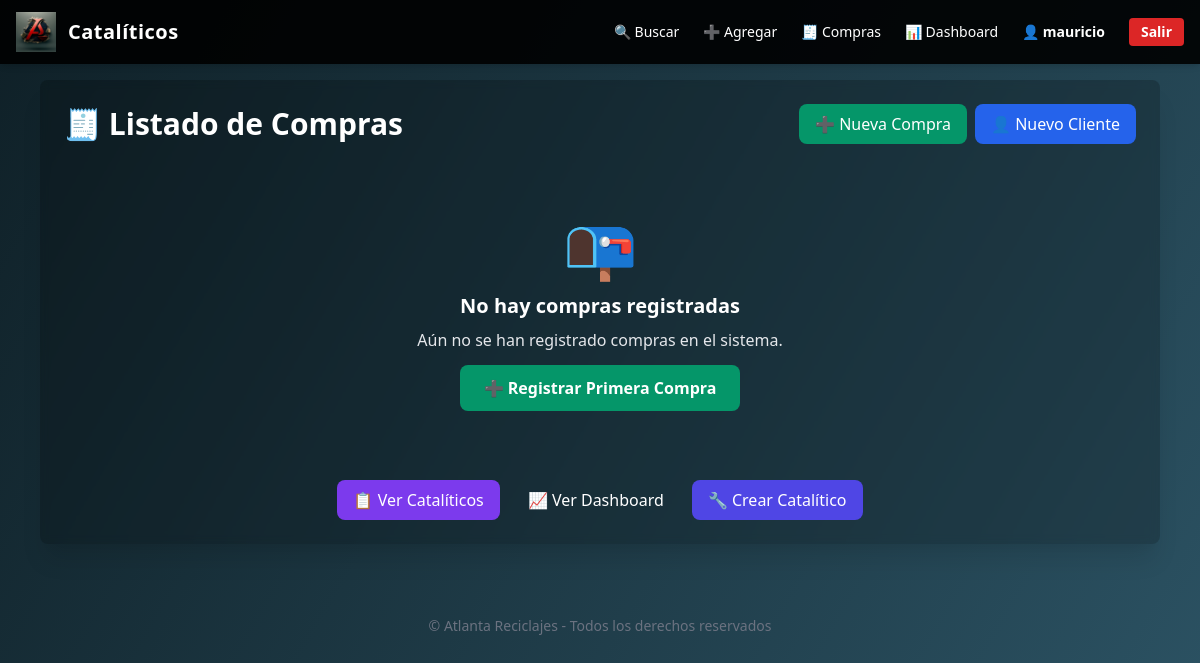
Page /cataliticos/listado/ (signed in) on the earlier database version.
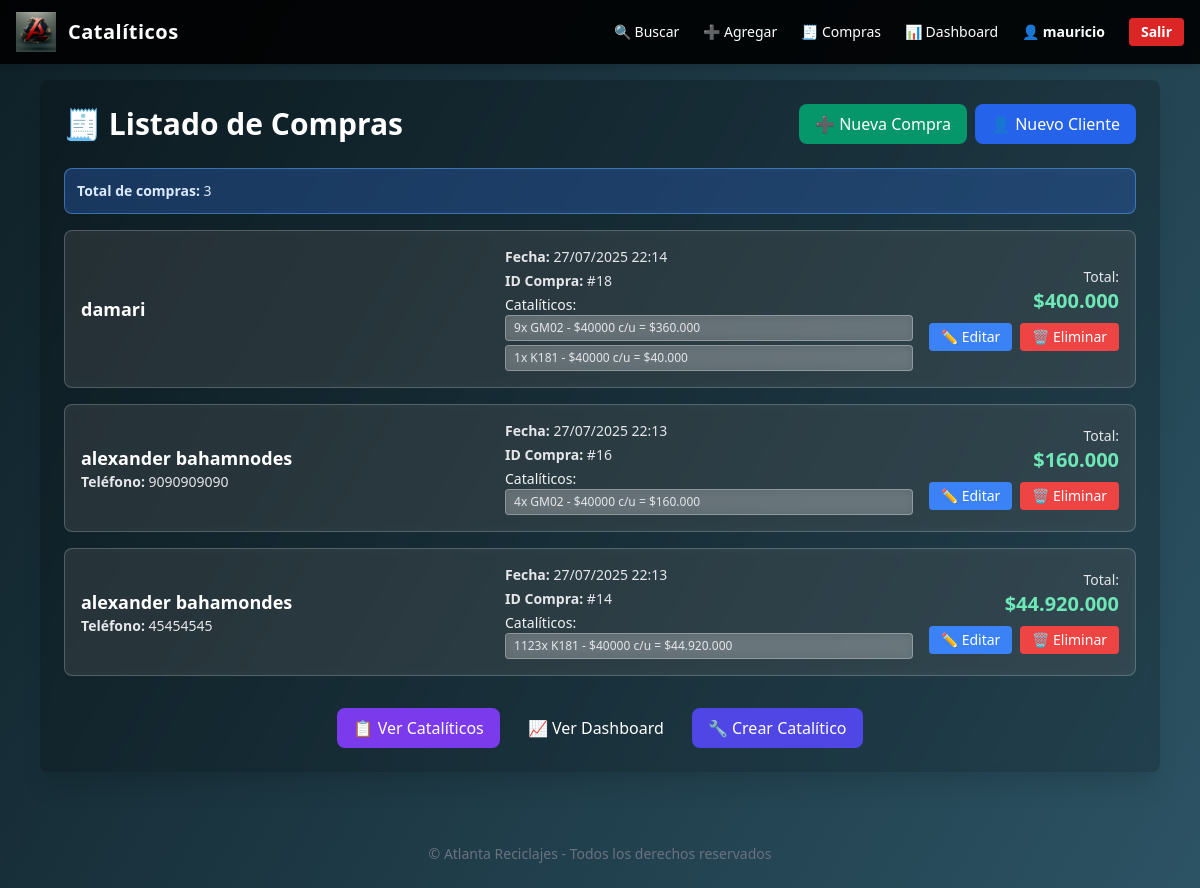
Same page on the later database version.
### cataliticos/models.py (models this page shows, shortened)
class CompraCatalitico(models.Model):
    cliente = models.ForeignKey('Cliente', on_delete=models.SET_NULL, null=True, blank=True)
    cliente_telefono = models.CharField(max_length=30, blank=True)
    region = models.CharField(max_length=100, blank=True)
    ciudad = models.CharField(max_length=100, blank=True)
    cliente_nombre = models.CharField(max_length=100)
    cliente_apellido = models.CharField(max_length=100, blank=True)
    cliente_rut = models.CharField(max_length=20, blank=True)  # Ahora es opcional
    fecha = models.DateTimeField(auto_now_add=True)
    def total(self):
        return sum(item.subtotal() for item in self.detalles.all())

class DetalleCatalitico(models.Model):
    compra = models.ForeignKey(CompraCatalitico, related_name='detalles', on_delete=models.CASCADE)
    catalitico = models.ForeignKey(Catalitico, on_delete=models.PROTECT)
    cantidad = models.PositiveIntegerField(default=1)
    precio_unitario = models.PositiveIntegerField()
    def subtotal(self):
        return self.cantidad * self.precio_unitario

class Catalitico(models.Model):
    codigo = models.CharField(max_length=100, unique=True)
    descripcion = models.TextField(blank=True, null=True)
    proveedor = models.ForeignKey('Proveedor', on_delete=models.SET_NULL, null=True, blank=True)
    fecha_compra = models.DateField(auto_now_add=True)
    valor_compra = models.DecimalField(max_digits=10, decimal_places=2, default=Decimal('0.00'))
    valor_venta = models.DecimalField(max_digits=10, decimal_places=2, null=True, blank=True)
    cantidad = models.PositiveIntegerField(default=1)
    vendido = models.BooleanField(default=False)
    imagen_principal = models.ImageField(upload_to='cataliticos/', null=True, blank=True)
    imagen2 = models.ImageField(upload_to='cataliticos/', null=True, blank=True)
    imagen3 = models.ImageField(upload_to='cataliticos/', null=True, blank=True)
    imagen4 = models.ImageField(upload_to='cataliticos/', null=True, blank=True)

### cataliticos/views.py (the view)
# urls.py: path('listado/', views.listado_compras, name='listado'),
@login_required(login_url='cataliticos:employee_login')
def listado_compras(request):
    compras = CompraCatalitico.objects.order_by('-fecha')
    return render(request, 'cataliticos/listado_compras.html', {'compras': compras})

### cataliticos/templatetags/formato_moneda.py (called while the page is built)
@register.filter
def formato_pesos(value):
    if value is None:
        return "$0"
    try:
        valor_int = int(float(value))
        valor_formateado = f"{valor_int:,}".replace(",", ".")
        return f"${valor_formateado}"
    except (ValueError, TypeError):
        return "$0"

### cataliticos/templates/cataliticos/listado_compras.html (shortened to what this page needs)
{% extends "base.html" %}
{% load humanize %}
{% load formato_moneda %}
{% block content %}
<div class="rounded-lg shadow-xl p-6 text-white backdrop-filter backdrop-blur-sm bg-black bg-opacity-20">
    <div class="flex flex-col md:flex-row justify-between items-center mb-6">
        <h1 class="text-3xl font-bold text-white mb-4 md:mb-0">🧾 Listado de Compras</h1>
        <div class="flex gap-2">
            <a href="{% url 'cataliticos:crear_compra_multiple' %}"
               class="bg-green-600 hover:bg-green-700 text-white px-4 py-2 rounded-lg transition duration-200">
                ➕ Nueva Compra
            </a>
            <a href="{% url 'cataliticos:crear_cliente' %}"
               class="bg-blue-600 hover:bg-blue-700 text-white px-4 py-2 rounded-lg transition duration-200">
                👤 Nuevo Cliente
            </a>
        </div>
    </div>
    {% if compras %}
        <div class="mb-4 p-3 bg-blue-500 bg-opacity-30 rounded-lg border border-blue-400 border-opacity-50 backdrop-filter backdrop-blur-sm">
            <p class="text-sm text-blue-100">
                <strong>Total de compras:</strong> {{ compras.count }}
            </p>
        </div>
        <div class="space-y-4">
            {% for compra in compras %}
            <div class="bg-white bg-opacity-10 backdrop-filter backdrop-blur-sm rounded-lg p-4 border border-white border-opacity-20 hover:shadow-lg hover:bg-opacity-15 transition duration-200">
                <div class="flex flex-col lg:flex-row justify-between items-start lg:items-center gap-4">
                    <div class="flex-1">
                        <h3 class="text-lg font-semibold text-white">
                            {{ compra.cliente_nombre }} {{ compra.cliente_apellido }}
                        </h3>
                        <div class="text-sm text-gray-200 space-y-1">
                            {% if compra.cliente_telefono %}
                                <p><strong>Teléfono:</strong> {{ compra.cliente_telefono }}</p>
                            {% endif %}
                        </div>
                    </div>
                    <div class="flex-1">
                        <div class="text-sm space-y-1">
                            <p class="text-gray-200"><strong>Fecha:</strong> {{ compra.fecha|date:"d/m/Y H:i" }}</p>
                            <p class="text-gray-200"><strong>ID Compra:</strong> #{{ compra.id }}</p>
                            {% if compra.detalles.all %}
                                <div class="mt-2">
                                    <p class="font-medium text-gray-100">Catalíticos:</p>
                                    <ul class="text-xs text-gray-200 space-y-1">
                                        {% for detalle in compra.detalles.all %}
                                        <li class="bg-white bg-opacity-20 px-2 py-1 rounded border border-white border-opacity-30 backdrop-filter backdrop-blur-sm">
                                            {{ detalle.cantidad }}x {{ detalle.catalitico.codigo }}
                                            - ${{ detalle.precio_unitario|floatformat:0 }} c/u
                                            = {{ detalle.subtotal|formato_pesos }}
                                        </li>
                                        {% endfor %}
                                    </ul>
                                </div>
                            {% endif %}
                        </div>
                    </div>
                    <div class="flex flex-col items-end gap-2">
                        <div class="text-right">
                            <p class="text-sm text-gray-200">Total:</p>
                            <p class="text-xl font-bold text-green-300">
                                {{ compra.total|formato_pesos }}
                            </p>
                        </div>
                        <div class="flex gap-2">
                            <a href="{% url 'cataliticos:editar_compra' compra.id %}"
                               class="bg-blue-500 hover:bg-blue-600 text-white px-3 py-1 rounded text-sm transition duration-200">
                                ✏️ Editar
                            </a>
                            <button onclick="confirmarEliminar({{ compra.id }})"
                                    class="bg-red-500 hover:bg-red-600 text-white px-3 py-1 rounded text-sm transition duration-200">
                                🗑️ Eliminar
                            </button>
                        </div>
                    </div>
                </div>
            </div>
            {% endfor %}
        </div>
    {% else %}
        <div class="text-center py-12">
            <div class="max-w-md mx-auto">
                <div class="text-6xl mb-4">📭</div>
                <h3 class="text-xl font-semibold text-white mb-2">No hay compras registradas</h3>
                <p class="text-gray-200 mb-6">Aún no se han registrado compras en el sistema.</p>
                <a href="{% url 'cataliticos:crear_compra_multiple' %}"
                   class="bg-green-600 hover:bg-green-700 text-white px-6 py-3 rounded-lg font-semibold transition duration-200">
                    ➕ Registrar Primera Compra
                </a>
            </div>
        </div>
    {% endif %}
    <div class="flex flex-wrap gap-3 justify-center mt-8">
        <a href="{% url 'cataliticos:listado' %}"
           class="bg-purple-600 hover:bg-purple-700 text-white px-4 py-2 rounded-lg transition duration-200">
            📋 Ver Catalíticos
        </a>
        <a href="{% url 'cataliticos:dashboard' %}"
           class="bg-orange-600 hover:bg-orange-700 text-white px-4 py-2 rounded-lg transition duration-200">
            📈 Ver Dashboard
        </a>
        <a href="{% url 'cataliticos:crear' %}"
           class="bg-indigo-600 hover:bg-indigo-700 text-white px-4 py-2 rounded-lg transition duration-200">
            🔧 Crear Catalítico
        </a>
    </div>
</div>
{% endblock %}

### cataliticos/templates/base.html (shortened to what this page needs)
<!DOCTYPE html>
<html lang="es">
<head>
    {% load static %}
    <link href="https://cdn.jsdelivr.net/npm/tailwindcss@2.2.19/dist/tailwind.min.css" rel="stylesheet">
    <link rel="stylesheet" href="{% static 'css/styles.css' %}">
</head>
<body class="bg-gray-900 text-white font-sans overflow-visible">
    <header class="bg-black bg-opacity-90 backdrop-blur-md shadow-md fixed w-full z-50 top-0">
        <div class="max-w-7xl mx-auto flex items-center justify-between px-4 py-3">
            <a href="{% url 'cataliticos:dashboard' %}" class="flex items-center space-x-3">
                <img src="{% static 'img/logo.png' %}" alt="Logo" class="h-10 w-auto">
                <span class="text-xl font-bold tracking-wide text-cyan-400">Catalíticos</span>
            </a>
            <nav class="hidden md:flex space-x-6 text-sm items-center">
                {% if user.is_authenticated %}
                  <a href="{% url 'cataliticos:listado' %}" class="hover:text-cyan-400 transition">🔍 Buscar</a>
                  <a href="{% url 'cataliticos:crear' %}" class="hover:text-cyan-400 transition">➕ Agregar</a>
                  <a href="{% url 'cataliticos:listado_compras' %}" class="hover:text-cyan-400 transition">🧾 Compras</a>
                  <a href="{% url 'cataliticos:dashboard' %}" class="hover:text-cyan-400 transition">📊 Dashboard</a>
                  <span class="ml-4 text-cyan-300 font-semibold">👤 {{ user.username }}</span>
                  <a href="{% url 'cataliticos:employee_logout' %}" class="ml-2 px-3 py-1 rounded bg-red-600 hover:bg-red-700 text-white font-bold transition">Salir</a>
                {% else %}
                  <a href="{% url 'cataliticos:employee_login' %}" class="ml-4 px-3 py-1 rounded bg-cyan-600 hover:bg-cyan-700 text-white font-bold transition">Acceder</a>
                {% endif %}
            </nav>
        </div>
    </header>
    <main class="pt-20 px-4 md:px-10">
        {% block content %}{% endblock %}
    </main>
    <footer class="text-center text-sm text-gray-500 mt-12 py-6">
        &copy; {{ now|date:"Y" }} Atlanta Reciclajes - Todos los derechos reservados
    </footer>
</body>
</html>

### cataliticos/templates/base.html (style rules this page uses)
html, body { min-height: 100vh; height: 100%; }
body { background: linear-gradient(120deg, #0f2027 0%, #2c5364 100%) !important; background-color: #0f2027 !important; }
main, .glass, .container { background: transparent !important; }

Differences in the rows shown:
added CompraCatalitico: cliente_nombre "damari", fecha "27/07/2025 22:14", id "18", total "$400.000"
added DetalleCatalitico: cantidad "9", catalitico.codigo "GM02", precio_unitario "40000", subtotal "$360.000", shown under "damari"
added DetalleCatalitico: cantidad "1", catalitico.codigo "K181", precio_unitario "40000", subtotal "$40.000", shown under "damari"
added CompraCatalitico: cliente_nombre "alexander", cliente_apellido "bahamnodes", cliente_telefono "9090909090", fecha "27/07/2025 22:13", id "16", total "$160.000"
added DetalleCatalitico: cantidad "4", catalitico.codigo "GM02", precio_unitario "40000", subtotal "$160.000", shown under "alexander"
added CompraCatalitico: cliente_nombre "alexander", cliente_apellido "bahamondes", cliente_telefono "45454545", fecha "27/07/2025 22:13", id "14", total "$44.920.000"
added DetalleCatalitico: cantidad "1123", catalitico.codigo "K181", precio_unitario "40000", subtotal "$44.920.000", shown under "alexander"
Other differences:
{{ compras.count }}: (not shown) → "3"
text no longer shown: "📭 No hay compras registradas Aún no se han registrado compras en el sistema. ➕ Registrar Primera Compra"
text now shown: "Total de compras:"
